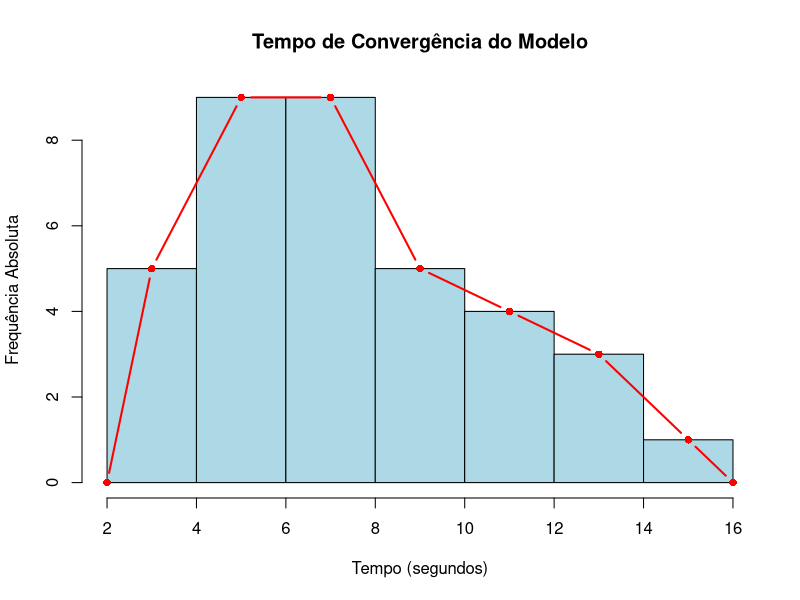

Recreate this plot in R.
# Carregar os dados (36 observações)
tempos <- c(3.8, 8.5, 3.7, 4.1, 2.9, 3.9, 4.0, 7.9, 7.4,
            9.6, 10.6, 10.7, 11.9, 13.0, 14.0, 8.2, 9.2, 11.6,
            9.9, 12.6, 14.9, 4.7, 4.8, 4.9, 5.1, 5.5, 5.6,
            5.7, 5.9, 6.2, 6.3, 7.3, 6.3, 6.4, 6.8, 6.9)

# Definir os limites das classes (Amplitude de 1.2 começando do valor mínimo 2.9)
# A sequência vai até 14.9 (valor máximo)
limites <- seq(2.9, 14.9, by = 1.2)

# Categorizar os dados nas classes
# right = FALSE garante que o intervalo seja fechado à esquerda e aberto à direita: [a, b)
# include.lowest = TRUE garante que o último valor (14.9) seja incluído na última classe
classes <- cut(tempos, breaks = limites, right = FALSE, include.lowest = TRUE)

# Calcular as Frequências
fi <- table(classes)                           # Frequência Absoluta
fri <- prop.table(fi)                          # Frequência Relativa
Fi_acum <- cumsum(fi)                          # Freq. Absoluta Acumulada
Fri_acum <- cumsum(fri)                        # Freq. Relativa Acumulada

# Montar o Data Frame (Tabela Final)
tabela_frequencias <- data.frame(
  Intervalos = names(fi),
  Fi = as.integer(fi),
  Fri_Perc = sprintf("%.2f%%", fri * 100),
  Fi_Acumulada = as.integer(Fi_acum),
  Fri_Acum_Perc = sprintf("%.2f%%", Fri_acum * 100)
)

# Exibir a tabela no console
print(tabela_frequencias)

# Geração do Histograma e extração dos dados (sem plotar a linha ainda)
hist_dados <- hist(tempos, 
                   main = "Tempo de Convergência do Modelo", 
                   xlab = "Tempo (segundos)", 
                   ylab = "Frequência Absoluta", 
                   col = "lightblue", 
                   border = "black",
                   xlim = c(2, 16))

# Construção do Polígono de Frequência
# O polígono deve começar e terminar no eixo X (frequência 0)
x_poligono <- c(min(hist_dados$breaks), hist_dados$mids, max(hist_dados$breaks))
y_poligono <- c(0, hist_dados$counts, 0)

# Adiciona a linha e os pontos sobre o histograma
lines(x_poligono, y_poligono, col = "red", lwd = 2, type = "b", pch = 16)

# Cálculo de medidas de tendência central para verificar a assimetria
media <- mean(tempos)
mediana <- median(tempos)
